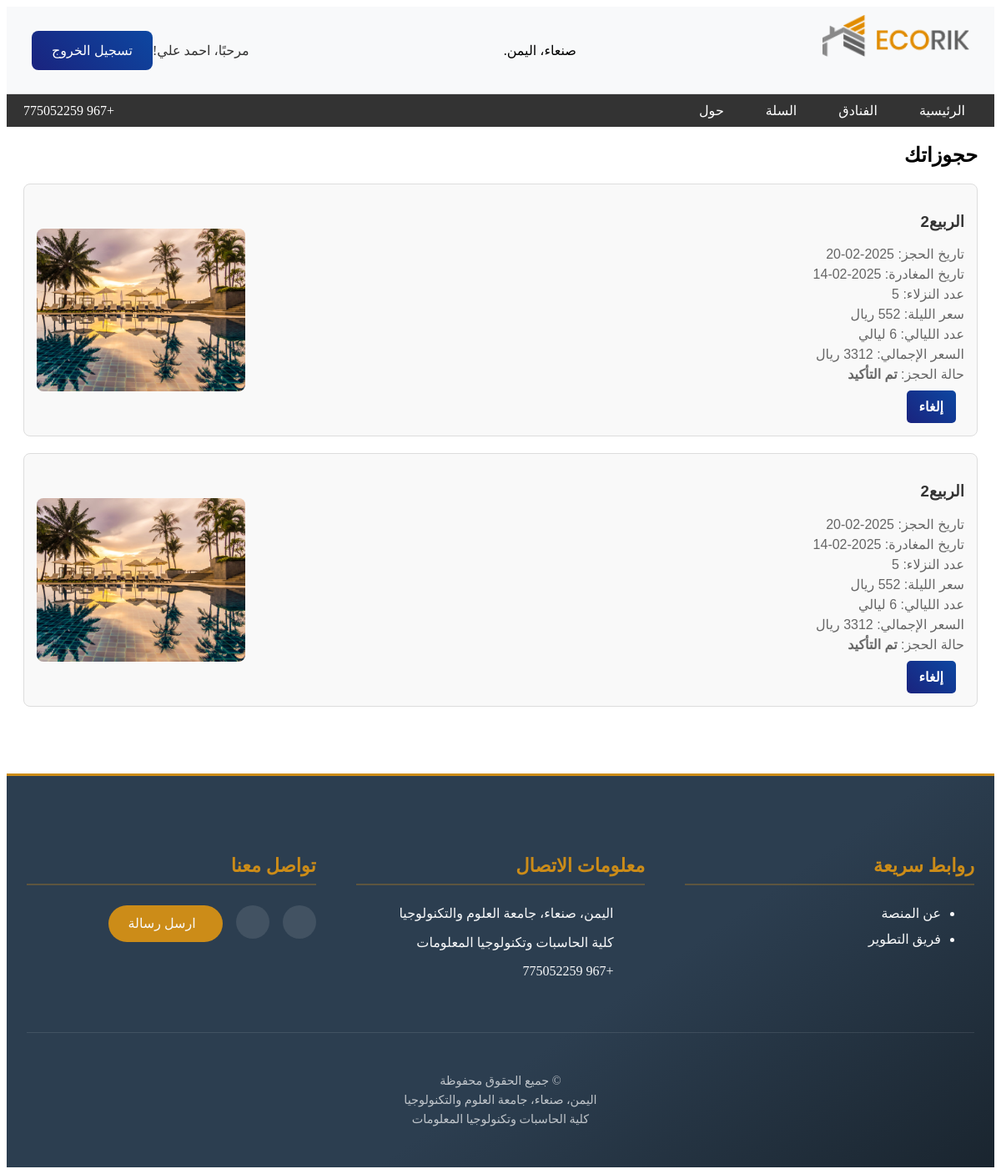
The app's page /basket.php (signed in) with its own data.
### tables this page shows
CREATE TABLE `bookings` (
  `id` int(11) NOT NULL,
  `user_id` int(11) NOT NULL,
  `hotel_id` int(11) NOT NULL,
  `check_in` date NOT NULL,
  `check_out` date NOT NULL,
  `number_of_guests` int(11) NOT NULL,
  `status` enum('confirmed','canceled','pending') DEFAULT 'pending',
  `price` decimal(10,2) DEFAULT NULL
);

CREATE TABLE `hotels` (
  `id` int(11) NOT NULL,
  `name` varchar(255) NOT NULL,
  `description` text NOT NULL,
  `location` varchar(255) NOT NULL,
  `rating` float NOT NULL,
  `price` float NOT NULL,
  `image` varchar(255) NOT NULL,
  `city` varchar(20) NOT NULL
);

### basket.php (called while the page is built, shortened)
<?php
require_once('header.php');
require_once('nav.php');
?>
<?php
require('basket_box.php');
?>
<?php
require_once('footer.php');
?>

### basket_box.php (the view, shortened to what this page needs)
<?php
include 'config.php';
$user_id = $_SESSION['user_id'];
$stmt = mysqli_prepare($conn, "
    SELECT b.id, b.check_in, b.check_out, b.number_of_guests, h.name, h.image, b.status, h.price
    FROM bookings b
    JOIN hotels h ON b.hotel_id = h.id
    WHERE b.user_id = ?
");
mysqli_stmt_bind_param($stmt, 'i', $user_id);
mysqli_stmt_execute($stmt);
$result = mysqli_stmt_get_result($stmt);
?>
<section class="bookings">
    <h2>حجوزاتك</h2>
    <?php while ($booking = mysqli_fetch_assoc($result)): ?>
        <div class="booking-item" id="booking-<?php echo $booking['id']; ?>">
            <div class="booking-details">
                <h3><?php echo htmlspecialchars($booking['name']); ?></h3>
                <p>تاريخ الحجز: <?php echo htmlspecialchars($booking['check_in']); ?></p>
                <p>تاريخ المغادرة: <?php echo htmlspecialchars($booking['check_out']); ?></p>
                <p>عدد النزلاء: <?php echo htmlspecialchars($booking['number_of_guests']); ?></p>
                <p>سعر الليلة: <?php echo htmlspecialchars($booking['price']); ?> ريال</p>
                <?php
                $check_in = new DateTime($booking['check_in']);
                $check_out = new DateTime($booking['check_out']);
                $nights = $check_out->diff($check_in)->days;
                $total_price = $booking['price'] * $nights;
                ?>
                <p>عدد الليالي: <?php echo $nights; ?> ليالي</p>
                <p>السعر الإجمالي: <?php echo htmlspecialchars($total_price); ?> ريال</p>
                <?php
                $status = htmlspecialchars($booking['status']);
                switch ($status) {
                    case 'confirmed':
                        $statusText = 'تم التأكيد';
                        break;
                }
                ?>
                <p>حالة الحجز: <strong><?php echo $statusText; ?></strong></p>
                <div class="button-container">
                    <button class="button cancel-button" onclick="cancelBooking(<?php echo $booking['id']; ?>)">إلغاء</button>
                </div>
            </div>
            <img src="<?php echo htmlspecialchars($booking['image']); ?>" alt="<?php echo htmlspecialchars($booking['name']); ?>">
        </div>
    <?php endwhile; ?>
</section>
<?php
require_once('footer.php');
?>

### css/mystyle.css (style rules this page uses)
:root { --primary-color: #CC8C18; --secondary-color: #2c3e50; --accent-color: #e74c3c; --text-light: #ffffff; }
:root { --primary-color: #2c3e50; --secondary-color: #3498db; --accent-color: #e74c3c; --light-bg: #f8f9fa; --text-color: #333; }
.bookings { margin: 20px; font-family: Arial, sans-serif; }
.booking-item { background-color: #f9f9f9; border: 1px solid #ddd; border-radius: 8px; margin-bottom: 20px; padding: 15px; display: flex; align-items: center; }
.booking-details { flex: 1; text-align: right; margin-left: 15px; }
.booking-details h3 { color: #333; }
.booking-details p { margin: 5px 0; color: #666; }
.button-container { margin-top: 10px; }
.button { padding: 10px 15px; border: none; border-radius: 5px; cursor: pointer; margin-right: 10px; transition: background-color 0.3s; }
.cancel-button { background-color: #c10d0d; color: white; }
.booking-item img { width: 250px; height: auto; border-radius: 8px; }
button { width: auto; padding: 14px; background: linear-gradient(45deg, #1a237e, #0d47a1); color: white; border: none; border-radius: 10px; font-size: 16px; font-weight: 600; cursor: pointer; transition: 0.3s; display: flex; align-items: center; justify-content: center; gap: 10px; }

### footer.php (style rules this page uses)
:root { --primary-gold: #CC8C18; --dark-bg: #2c3e50; --text-light: #f8f9fa; --hover-gold: #e0a800; }

### records on screen
bookings: hotel.name "الربيع2", check_in "2025-02-20", check_out "2025-02-14", number_of_guests "5", status "تم التأكيد", hotel.image (picture)
bookings: hotel.name "الربيع2", check_in "2025-02-20", check_out "2025-02-14", number_of_guests "5", status "تم التأكيد", hotel.image (picture)

### other values on screen
$_SESSION['username'] "احمد علي"
